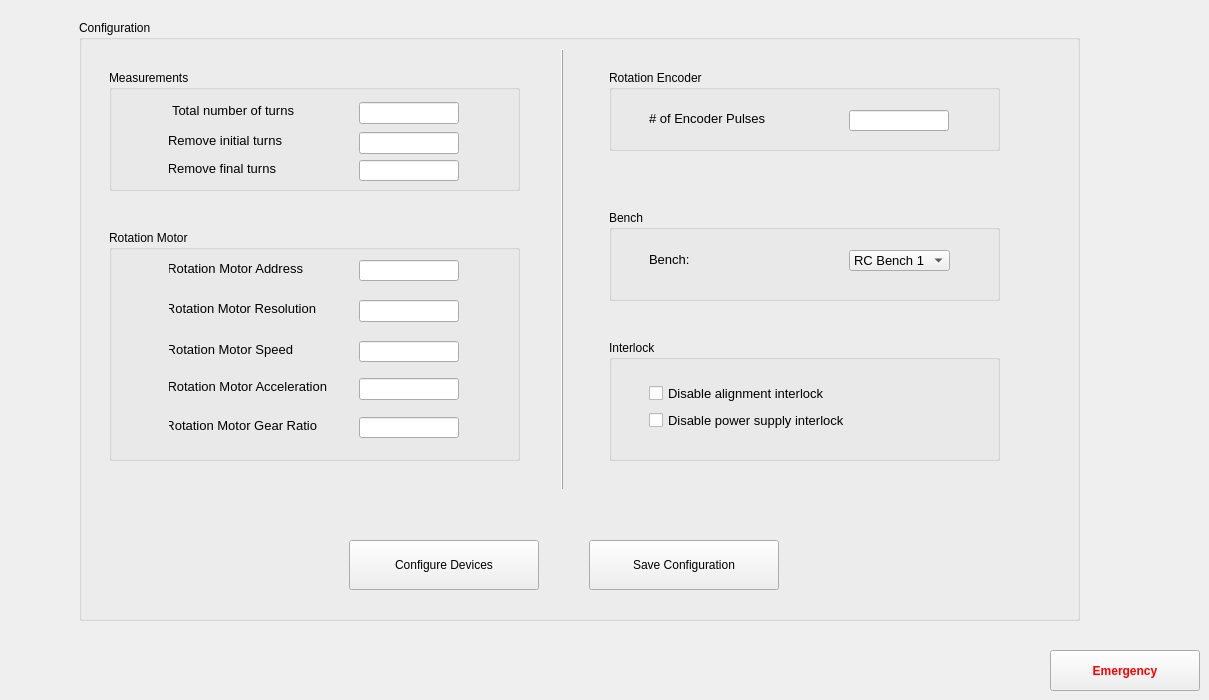
    <widget class="QWidget" name="tab_5">
     <attribute name="icon">
      <iconset resource="resource_file.qrc">
       <normaloff>:/Images/imagens/settings.png</normaloff>:/Images/imagens/settings.png</iconset>
     </attribute>
     <attribute name="title">
      <string>Main Settings</string>
     </attribute>
     <widget class="QGroupBox" name="groupBox_8">
      <property name="geometry">
       <rect>
        <x>79</x>
        <y>20</y>
        <width>1001</width>
        <height>601</height>
       </rect>
      </property>
      <property name="title">
       <string>Configuration</string>
      </property>
      <widget class="Line" name="line">
       <property name="geometry">
        <rect>
         <x>475</x>
         <y>29</y>
         <width>16</width>
         <height>441</height>
        </rect>
       </property>
       <property name="frameShadow">
        <enum>QFrame::Raised</enum>
       </property>
       <property name="lineWidth">
        <number>1</number>
       </property>
       <property name="midLineWidth">
        <number>0</number>
       </property>
       <property name="orientation">
        <enum>Qt::Vertical</enum>
       </property>
      </widget>
      <widget class="QPushButton" name="pb_save_config">
       <property name="geometry">
        <rect>
         <x>510</x>
         <y>520</y>
         <width>190</width>
         <height>50</height>
        </rect>
       </property>
       <property name="text">
        <string>Save Configuration</string>
       </property>
       <property name="icon">
        <iconset resource="resource_file.qrc">
         <normaloff>:/Images/imagens/save.png</normaloff>:/Images/imagens/save.png</iconset>
       </property>
       <property name="iconSize">
        <size>
         <width>20</width>
         <height>20</height>
        </size>
       </property>
      </widget>
      <widget class="QPushButton" name="pb_config">
       <property name="geometry">
        <rect>
         <x>270</x>
         <y>520</y>
         <width>190</width>
         <height>50</height>
        </rect>
       </property>
       <property name="text">
        <string>Configure Devices</string>
       </property>
       <property name="icon">
        <iconset resource="resource_file.qrc">
         <normaloff>:/Images/imagens/configure.png</normaloff>:/Images/imagens/configure.png</iconset>
       </property>
       <property name="iconSize">
        <size>
         <width>30</width>
         <height>30</height>
        </size>
       </property>
      </widget>
      <widget class="QGroupBox" name="groupBox_18">
       <property name="geometry">
        <rect>
         <x>530</x>
         <y>190</y>
         <width>391</width>
         <height>91</height>
        </rect>
       </property>
       <property name="title">
        <string>Bench</string>
       </property>
       <widget class="QComboBox" name="cb_bench">
        <property name="geometry">
         <rect>
          <x>240</x>
          <y>40</y>
          <width>101</width>
          <height>21</height>
         </rect>
        </property>
        <property name="font">
         <font>
          <pointsize>10</pointsize>
         </font>
        </property>
        <item>
         <property name="text">
          <string>RC Bench 1</string>
         </property>
        </item>
        <item>
         <property name="text">
          <string>RC Bench 2</string>
         </property>
        </item>
       </widget>
       <widget class="QLabel" name="label_7">
        <property name="geometry">
         <rect>
          <x>40</x>
          <y>43</y>
          <width>47</width>
          <height>13</height>
         </rect>
        </property>
        <property name="font">
         <font>
          <pointsize>10</pointsize>
         </font>
        </property>
        <property name="text">
         <string>Bench:</string>
        </property>
       </widget>
      </widget>
      <widget class="QGroupBox" name="groupBox_28">
       <property name="geometry">
        <rect>
         <x>530</x>
         <y>320</y>
         <width>391</width>
         <height>121</height>
        </rect>
       </property>
       <property name="title">
        <string>Interlock</string>
       </property>
       <widget class="QCheckBox" name="chb_disable_ps_interlock">
        <property name="geometry">
         <rect>
          <x>40</x>
          <y>70</y>
          <width>196</width>
          <height>20</height>
         </rect>
        </property>
        <property name="font">
         <font>
          <pointsize>10</pointsize>
         </font>
        </property>
        <property name="text">
         <string>Disable power supply interlock</string>
        </property>
       </widget>
       <widget class="QCheckBox" name="chb_disable_alignment_interlock">
        <property name="geometry">
         <rect>
          <x>40</x>
          <y>43</y>
          <width>176</width>
          <height>20</height>
         </rect>
        </property>
        <property name="font">
         <font>
          <pointsize>10</pointsize>
         </font>
        </property>
        <property name="text">
         <string>Disable alignment interlock</string>
        </property>
       </widget>
      </widget>
      <widget class="QGroupBox" name="groupBox_31">
       <property name="geometry">
        <rect>
         <x>30</x>
         <y>50</y>
         <width>411</width>
         <height>121</height>
        </rect>
       </property>
       <property name="title">
        <string>Measurements</string>
       </property>
       <widget class="QLineEdit" name="le_remove_final_turns">
        <property name="geometry">
         <rect>
          <x>250</x>
          <y>90</y>
          <width>100</width>
          <height>21</height>
         </rect>
        </property>
        <property name="font">
         <font>
          <pointsize>10</pointsize>
         </font>
        </property>
        <property name="text">
         <string/>
        </property>
       </widget>
       <widget class="QLineEdit" name="le_remove_initial_turns">
        <property name="geometry">
         <rect>
          <x>250</x>
          <y>62</y>
          <width>100</width>
          <height>22</height>
         </rect>
        </property>
        <property name="font">
         <font>
          <pointsize>10</pointsize>
         </font>
        </property>
        <property name="text">
         <string/>
        </property>
       </widget>
       <widget class="QLabel" name="label_67">
        <property name="geometry">
         <rect>
          <x>60</x>
          <y>32</y>
          <width>125</width>
          <height>16</height>
         </rect>
        </property>
        <property name="font">
         <font>
          <pointsize>10</pointsize>
         </font>
        </property>
        <property name="text">
         <string>Total number of turns</string>
        </property>
        <property name="alignment">
         <set>Qt::AlignRight|Qt::AlignTrailing|Qt::AlignVCenter</set>
        </property>
       </widget>
       <widget class="QLineEdit" name="le_total_number_of_turns">
        <property name="geometry">
         <rect>
          <x>250</x>
          <y>32</y>
          <width>100</width>
          <height>22</height>
         </rect>
        </property>
        <property name="font">
         <font>
          <pointsize>10</pointsize>
         </font>
        </property>
       </widget>
       <widget class="QLabel" name="label_60">
        <property name="geometry">
         <rect>
          <x>60</x>
          <y>90</y>
          <width>107</width>
          <height>16</height>
         </rect>
        </property>
        <property name="font">
         <font>
          <pointsize>10</pointsize>
         </font>
        </property>
        <property name="text">
         <string>Remove final turns</string>
        </property>
        <property name="alignment">
         <set>Qt::AlignRight|Qt::AlignTrailing|Qt::AlignVCenter</set>
        </property>
       </widget>
       <widget class="QLabel" name="label_54">
        <property name="geometry">
         <rect>
          <x>60</x>
          <y>62</y>
          <width>113</width>
          <height>16</height>
         </rect>
        </property>
        <property name="font">
         <font>
          <pointsize>10</pointsize>
         </font>
        </property>
        <property name="text">
         <string>Remove initial turns</string>
        </property>
        <property name="alignment">
         <set>Qt::AlignRight|Qt::AlignTrailing|Qt::AlignVCenter</set>
        </property>
       </widget>
      </widget>
      <widget class="QGroupBox" name="groupBox_32">
       <property name="geometry">
        <rect>
         <x>30</x>
         <y>210</y>
         <width>411</width>
         <height>231</height>
        </rect>
       </property>
       <property name="title">
        <string>Rotation Motor</string>
       </property>
       <widget class="QLineEdit" name="le_rotation_motor_address">
        <property name="geometry">
         <rect>
          <x>250</x>
          <y>30</y>
          <width>100</width>
          <height>21</height>
         </rect>
        </property>
        <property name="font">
         <font>
          <pointsize>10</pointsize>
         </font>
        </property>
        <property name="text">
         <string/>
        </property>
       </widget>
       <widget class="QLabel" name="label_46">
        <property name="geometry">
         <rect>
          <x>60</x>
          <y>148</y>
          <width>158</width>
          <height>16</height>
         </rect>
        </property>
        <property name="font">
         <font>
          <pointsize>10</pointsize>
         </font>
        </property>
        <property name="text">
         <string>Rotation Motor Acceleration</string>
        </property>
        <property name="alignment">
         <set>Qt::AlignRight|Qt::AlignTrailing|Qt::AlignVCenter</set>
        </property>
       </widget>
       <widget class="QLineEdit" name="le_rotation_motor_ratio">
        <property name="geometry">
         <rect>
          <x>250</x>
          <y>187</y>
          <width>100</width>
          <height>21</height>
         </rect>
        </property>
        <property name="font">
         <font>
          <pointsize>10</pointsize>
         </font>
        </property>
        <property name="text">
         <string/>
        </property>
       </widget>
       <widget class="QLabel" name="label_44">
        <property name="geometry">
         <rect>
          <x>60</x>
          <y>30</y>
          <width>134</width>
          <height>16</height>
         </rect>
        </property>
        <property name="font">
         <font>
          <pointsize>10</pointsize>
         </font>
        </property>
        <property name="text">
         <string>Rotation Motor Address</string>
        </property>
        <property name="alignment">
         <set>Qt::AlignRight|Qt::AlignTrailing|Qt::AlignVCenter</set>
        </property>
       </widget>
       <widget class="QLabel" name="label_48">
        <property name="geometry">
         <rect>
          <x>60</x>
          <y>70</y>
          <width>147</width>
          <height>16</height>
         </rect>
        </property>
        <property name="font">
         <font>
          <pointsize>10</pointsize>
         </font>
        </property>
        <property name="text">
         <string>Rotation Motor Resolution</string>
        </property>
        <property name="alignment">
         <set>Qt::AlignRight|Qt::AlignTrailing|Qt::AlignVCenter</set>
        </property>
       </widget>
       <widget class="QLineEdit" name="le_rotation_motor_speed">
        <property name="geometry">
         <rect>
          <x>250</x>
          <y>111</y>
          <width>100</width>
          <height>21</height>
         </rect>
        </property>
        <property name="font">
         <font>
          <pointsize>10</pointsize>
         </font>
        </property>
        <property name="text">
         <string/>
        </property>
       </widget>
       <widget class="QLineEdit" name="le_rotation_motor_resolution">
        <property name="geometry">
         <rect>
          <x>250</x>
          <y>70</y>
          <width>100</width>
          <height>22</height>
         </rect>
        </property>
        <property name="font">
         <font>
          <pointsize>10</pointsize>
         </font>
        </property>
        <property name="text">
         <string/>
        </property>
       </widget>
       <widget class="QLabel" name="label_45">
        <property name="geometry">
         <rect>
          <x>60</x>
          <y>111</y>
          <width>124</width>
          <height>16</height>
         </rect>
        </property>
        <property name="font">
         <font>
          <pointsize>10</pointsize>
         </font>
        </property>
        <property name="text">
         <string>Rotation Motor Speed</string>
        </property>
        <property name="alignment">
         <set>Qt::AlignRight|Qt::AlignTrailing|Qt::AlignVCenter</set>
        </property>
       </widget>
       <widget class="QLineEdit" name="le_rotation_motor_acceleration">
        <property name="geometry">
         <rect>
          <x>250</x>
          <y>148</y>
          <width>100</width>
          <height>22</height>
         </rect>
        </property>
        <property name="font">
         <font>
          <pointsize>10</pointsize>
         </font>
        </property>
        <property name="text">
         <string/>
        </property>
       </widget>
       <widget class="QLabel" name="label_47">
        <property name="geometry">
         <rect>
          <x>60</x>
          <y>187</y>
          <width>148</width>
          <height>16</height>
         </rect>
        </property>
        <property name="font">
         <font>
          <pointsize>10</pointsize>
         </font>
        </property>
        <property name="text">
         <string>Rotation Motor Gear Ratio</string>
        </property>
        <property name="alignment">
         <set>Qt::AlignRight|Qt::AlignTrailing|Qt::AlignVCenter</set>
        </property>
       </widget>
      </widget>
      <widget class="QGroupBox" name="groupBox_33">
       <property name="geometry">
        <rect>
         <x>530</x>
         <y>50</y>
         <width>391</width>
         <height>81</height>
        </rect>
       </property>
       <property name="title">
        <string>Rotation Encoder</string>
       </property>
       <widget class="QLineEdit" name="le_n_encoder_pulses">
        <property name="geometry">
         <rect>
          <x>240</x>
          <y>40</y>
          <width>100</width>
          <height>21</height>
         </rect>
        </property>
        <property name="font">
         <font>
          <pointsize>10</pointsize>
         </font>
        </property>
        <property name="text">
         <string/>
        </property>
       </widget>
       <widget class="QLabel" name="label_50">
        <property name="geometry">
         <rect>
          <x>40</x>
          <y>40</y>
          <width>120</width>
          <height>16</height>
         </rect>
        </property>
        <property name="font">
         <font>
          <pointsize>10</pointsize>
         </font>
        </property>
        <property name="text">
         <string># of Encoder Pulses</string>
        </property>
        <property name="alignment">
         <set>Qt::AlignLeading|Qt::AlignLeft|Qt::AlignVCenter</set>
        </property>
       </widget>
      </widget>
     </widget>
     <widget class="QPushButton" name="pb_emergency1">
      <property name="geometry">
       <rect>
        <x>1050</x>
        <y>650</y>
        <width>150</width>
        <height>41</height>
       </rect>
      </property>
      <property name="palette">
       <palette>
        <active>
         <colorrole role="ButtonText">
          <brush brushstyle="SolidPattern">
           <color alpha="255">
            <red>255</red>
            <green>0</green>
            <blue>0</blue>
           </color>
          </brush>
         </colorrole>
        </active>
        <inactive>
         <colorrole role="ButtonText">
          <brush brushstyle="SolidPattern">
           <color alpha="255">
            <red>255</red>
            <green>0</green>
            <blue>0</blue>
           </color>
          </brush>
         </colorrole>
        </inactive>
        <disabled>
         <colorrole role="ButtonText">
          <brush brushstyle="SolidPattern">
           <color alpha="255">
            <red>120</red>
            <green>120</green>
            <blue>120</blue>
           </color>
          </brush>
         </colorrole>
        </disabled>
       </palette>
      </property>
      <property name="font">
       <font>
        <weight>75</weight>
        <bold>true</bold>
       </font>
      </property>
      <property name="text">
       <string>Emergency</string>
      </property>
      <property name="icon">
       <iconset resource="resource_file.qrc">
        <normaloff>:/Images/imagens/emergency_icon_01.png</normaloff>:/Images/imagens/emergency_icon_01.png</iconset>
      </property>
      <property name="iconSize">
       <size>
        <width>35</width>
        <height>35</height>
       </size>
      </property>
     </widget>
    </widget>
